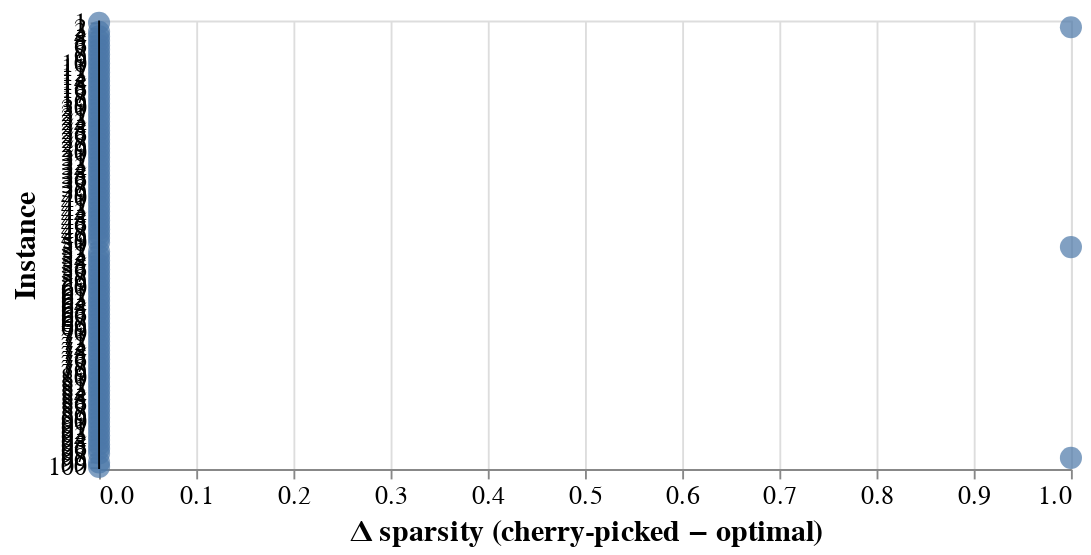

Notebook code for this chart:
### Code cell
import pandas as pd
import altair as alt

rank_col = "rank_code_sparsity"
df = explanation_space_scored.copy()

fids = sorted(df["factual_id"].unique())
df["instance"] = df["factual_id"].map({fid: i + 1 for i, fid in enumerate(fids)})

picked = df[df[rank_col].isin([1, 2])][["instance", "sparsity", rank_col]].copy()
picked["type"] = picked[rank_col].map({1: "optimal", 2: "cherry-picked"})

wide = (
    picked
    .pivot_table(index="instance", columns="type", values="sparsity", aggfunc="min")
    .reset_index()
)

wide["delta"] = wide["cherry-picked"] - wide["optimal"]

zero = pd.DataFrame({"delta": [0]})

chart = (
    alt.Chart(wide).mark_point(filled=True, size=140).encode(
        x=alt.X("delta:Q", title="Δ sparsity (cherry-picked − optimal)"),
        y=alt.Y("instance:O", title="Instance", sort=list(range(1, 11))),
        tooltip=["instance:O", "optimal:Q", "cherry-picked:Q", "delta:Q"]
    )
    + alt.Chart(zero).mark_rule().encode(x="delta:Q")
)

chart.properties(width=520, height=240).configure_axis(labelFontSize=14, titleFontSize=16)

### Figure 1 — Vega-Lite specification as saved in the notebook (floating-point values rounded to 4 significant figures)
{"config": {"view": {"continuousWidth": 300, "continuousHeight": 300}, "axis": {"labelFontSize": 14, "titleFontSize": 16}}, "layer": [{"data": {"name": "data-a24593f13c066d7878efcde2899c3321"}, "mark": {"type": "point", "filled": true, "size": 140}, "encoding": {"tooltip": [{"field": "instance", "type": "ordinal"}, {"field": "optimal", "type": "quantitative"}, {"field": "cherry-picked", "type": "quantitative"}, {"field": "delta", "type": "quantitative"}], "x": {"field": "delta", "title": "Δ sparsity (cherry-picked − optimal)", "type": "quantitative"}, "y": {"field": "instance", "sort": [1, 2, 3, 4, 5, 6, 7, 8, 9, 10], "title": "Instance", "type": "ordinal"}}}, {"data": {"name": "data-274234f849f93fc94e4582b65ade715f"}, "mark": {"type": "rule"}, "encoding": {"x": {"field": "delta", "type": "quantitative"}}}], "height": 240, "width": 520, "$schema": "https://vega.github.io/schema/vega-lite/v5.20.1.json", "datasets": {"data-a24593f13c066d7878efcde2899c3321": [{"instance": 1, "cherry-picked": 1, "optimal": 1, "delta": 0}, {"instance": 2, "cherry-picked": 2, "optimal": 1, "delta": 1}, {"instance": 3, "cherry-picked": 1, "optimal": 1, "delta": 0}, {"instance": 4, "cherry-picked": 1, "optimal": 1, "delta": 0}, {"instance": 5, "cherry-picked": 1, "optimal": 1, "delta": 0}, {"instance": 6, "cherry-picked": 1, "optimal": 1, "delta": 0}, {"instance": 7, "cherry-picked": 1, "optimal": 1, "delta": 0}, {"instance": 8, "cherry-picked": 1, "optimal": 1, "delta": 0}, {"instance": 9, "cherry-picked": 2, "optimal": 2, "delta": 0}, {"instance": 10, "cherry-picked": 1, "optimal": 1, "delta": 0}, {"instance": 11, "cherry-picked": 1, "optimal": 1, "delta": 0}, {"instance": 12, "cherry-picked": 1, "optimal": 1, "delta": 0}, {"instance": 13, "cherry-picked": 1, "optimal": 1, "delta": 0}, {"instance": 14, "cherry-picked": 1, "optimal": 1, "delta": 0}, {"instance": 15, "cherry-picked": 1, "optimal": 1, "delta": 0}, {"instance": 16, "cherry-picked": 1, "optimal": 1, "delta": 0}, {"instance": 17, "cherry-picked": 1, "optimal": 1, "delta": 0}, {"instance": 18, "cherry-picked": 1, "optimal": 1, "delta": 0}, {"instance": 19, "cherry-picked": 1, "optimal": 1, "delta": 0}, {"instance": 20, "cherry-picked": 2, "optimal": 2, "delta": 0}, {"instance": 21, "cherry-picked": 1, "optimal": 1, "delta": 0}, {"instance": 22, "cherry-picked": 1, "optimal": 1, "delta": 0}, {"instance": 23, "cherry-picked": 1, "optimal": 1, "delta": 0}, {"instance": 24, "cherry-picked": 1, "optimal": 1, "delta": 0}, {"instance": 25, "cherry-picked": 1, "optimal": 1, "delta": 0}, {"instance": 26, "cherry-picked": 1, "optimal": 1, "delta": 0}, {"instance": 27, "cherry-picked": 1, "optimal": 1, "delta": 0}, {"instance": 28, "cherry-picked": 1, "optimal": 1, "delta": 0}, {"instance": 29, "cherry-picked": 1, "optimal": 1, "delta": 0}, {"instance": 30, "cherry-picked": 1, "optimal": 1, "delta": 0}, {"instance": 31, "cherry-picked": 1, "optimal": 1, "delta": 0}, {"instance": 32, "cherry-picked": 1, "optimal": 1, "delta": 0}, {"instance": 33, "cherry-picked": 1, "optimal": 1, "delta": 0}, {"instance": 34, "cherry-picked": 2, "optimal": 2, "delta": 0}, {"instance": 35, "cherry-picked": 2, "optimal": 2, "delta": 0}, {"instance": 36, "cherry-picked": 1, "optimal": 1, "delta": 0}, {"instance": 37, "cherry-picked": 1, "optimal": 1, "delta": 0}, {"instance": 38, "cherry-picked": 1, "optimal": 1, "delta": 0}, {"instance": 39, "cherry-picked": 1, "optimal": 1, "delta": 0}, {"instance": 40, "cherry-picked": 1, "optimal": 1, "delta": 0}, {"instance": 41, "cherry-picked": 1, "optimal": 1, "delta": 0}, {"instance": 42, "cherry-picked": 1, "optimal": 1, "delta": 0}, {"instance": 43, "cherry-picked": 1, "optimal": 1, "delta": 0}, {"instance": 44, "cherry-picked": 1, "optimal": 1, "delta": 0}, {"instance": 45, "cherry-picked": 1, "optimal": 1, "delta": 0}, {"instance": 46, "cherry-picked": 1, "optimal": 1, "delta": 0}, {"instance": 47, "cherry-picked": 1, "optimal": 1, "delta": 0}, {"instance": 48, "cherry-picked": 1, "optimal": 1, "delta": 0}, {"instance": 49, "cherry-picked": 1, "optimal": 1, "delta": 0}, {"instance": 50, "cherry-picked": 1, "optimal": 1, "delta": 0}, {"instance": 51, "cherry-picked": 2, "optimal": 1, "delta": 1}, {"instance": 52, "cherry-picked": 1, "optimal": 1, "delta": 0}, {"instance": 53, "cherry-picked": 1, "optimal": 1, "delta": 0}, {"instance": 54, "cherry-picked": 1, "optimal": 1, "delta": 0}, {"instance": 55, "cherry-picked": 1, "optimal": 1, "delta": 0}, {"instance": 56, "cherry-picked": 1, "optimal": 1, "delta": 0}, {"instance": 57, "cherry-picked": 2, "optimal": 2, "delta": 0}, {"instance": 58, "cherry-picked": 1, "optimal": 1, "delta": 0}, {"instance": 59, "cherry-picked": 1, "optimal": 1, "delta": 0}, {"instance": 60, "cherry-picked": 1, "optimal": 1, "delta": 0}, {"instance": 61, "cherry-picked": 1, "optimal": 1, "delta": 0}, {"instance": 62, "cherry-picked": 1, "optimal": 1, "delta": 0}, {"instance": 63, "cherry-picked": 1, "optimal": 1, "delta": 0}, {"instance": 64, "cherry-picked": 1, "optimal": 1, "delta": 0}, {"instance": 65, "cherry-picked": 1, "optimal": 1, "delta": 0}, {"instance": 66, "cherry-picked": 1, "optimal": 1, "delta": 0}, {"instance": 67, "cherry-picked": 1, "optimal": 1, "delta": 0}, {"instance": 68, "cherry-picked": 1, "optimal": 1, "delta": 0}, {"instance": 69, "cherry-picked": 1, "optimal": 1, "delta": 0}, {"instance": 70, "cherry-picked": 1, "optimal": 1, "delta": 0}, {"instance": 71, "cherry-picked": 1, "optimal": 1, "delta": 0}, {"instance": 72, "cherry-picked": 1, "optimal": 1, "delta": 0}, {"instance": 73, "cherry-picked": 1, "optimal": 1, "delta": 0}, {"instance": 74, "cherry-picked": 1, "optimal": 1, "delta": 0}, {"instance": 75, "cherry-picked": 1, "optimal": 1, "delta": 0}, {"instance": 76, "cherry-picked": 1, "optimal": 1, "delta": 0}, {"instance": 77, "cherry-picked": 1, "optimal": 1, "delta": 0}, {"instance": 78, "cherry-picked": 1, "optimal": 1, "delta": 0}, {"instance": 79, "cherry-picked": 1, "optimal": 1, "delta": 0}, {"instance": 80, "cherry-picked": 1, "optimal": 1, "delta": 0}, {"instance": 81, "cherry-picked": 1, "optimal": 1, "delta": 0}, {"instance": 82, "cherry-picked": 1, "optimal": 1, "delta": 0}, {"instance": 83, "cherry-picked": 1, "optimal": 1, "delta": 0}, {"instance": 84, "cherry-picked": 1, "optimal": 1, "delta": 0}, {"instance": 85, "cherry-picked": 1, "optimal": 1, "delta": 0}, {"instance": 86, "cherry-picked": 1, "optimal": 1, "delta": 0}, {"instance": 87, "cherry-picked": 1, "optimal": 1, "delta": 0}, {"instance": 88, "cherry-picked": 2, "optimal": 2, "delta": 0}, {"instance": 89, "cherry-picked": 2, "optimal": 2, "delta": 0}, {"instance": 90, "cherry-picked": 1, "optimal": 1, "delta": 0}, {"instance": 91, "cherry-picked": 1, "optimal": 1, "delta": 0}, {"instance": 92, "cherry-picked": 1, "optimal": 1, "delta": 0}, {"instance": 93, "cherry-picked": 1, "optimal": 1, "delta": 0}, {"instance": 94, "cherry-picked": 2, "optimal": 2, "delta": 0}, {"instance": 95, "cherry-picked": 1, "optimal": 1, "delta": 0}, {"instance": 96, "cherry-picked": 1, "optimal": 1, "delta": 0}, {"instance": 97, "cherry-picked": 1, "optimal": 1, "delta": 0}, {"instance": 98, "cherry-picked": 2, "optimal": 1, "delta": 1}, {"instance": 99, "cherry-picked": 1, "optimal": 1, "delta": 0}, {"instance": 100, "cherry-picked": 1, "optimal": 1, "delta": 0}], "data-274234f849f93fc94e4582b65ade715f": [{"delta": 0}]}}
